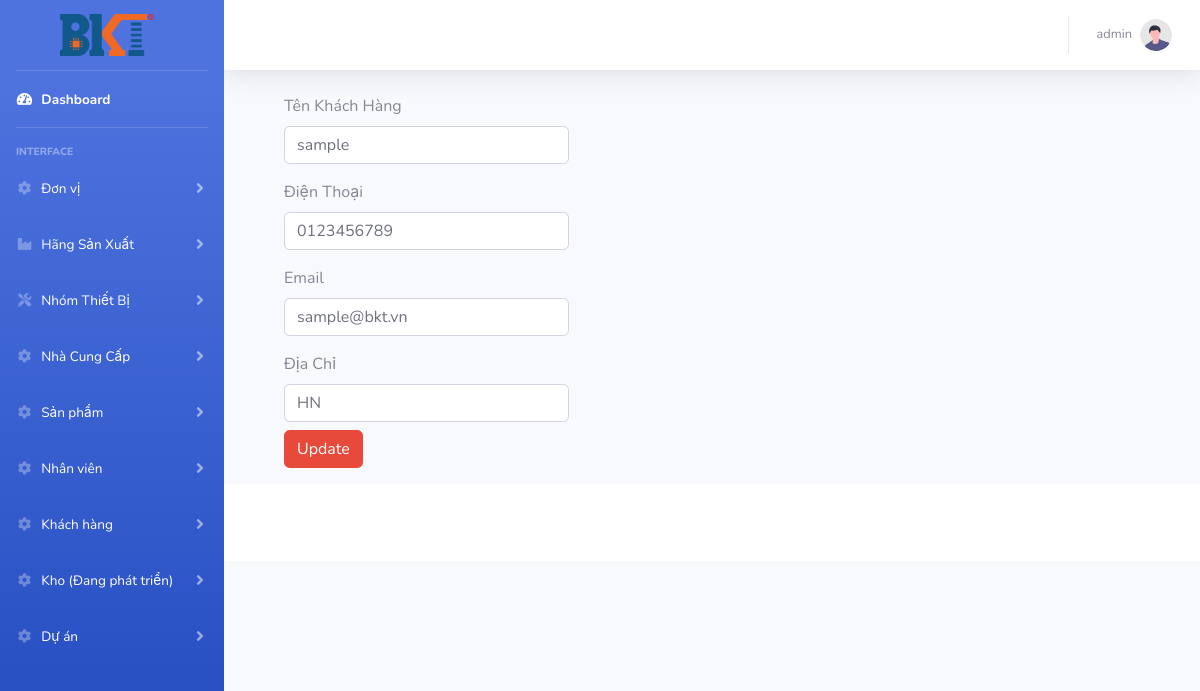
The app's page /index.php?controller=khachhangs&action=edit&id=5 (signed in) with its own data.
### tables this page shows
CREATE TABLE `khachhang` (
  `Id` int(11) NOT NULL,
  `TenKH` varchar(100) DEFAULT NULL,
  `DienThoai` varchar(20) DEFAULT NULL,
  `Email` varchar(50) DEFAULT NULL,
  `DiaChi` varchar(100) DEFAULT NULL
);

### controllers/khachhangs_controller.php (called while the page is built, shortened)
<?php
require_once ('models/khachhang.php');
class KhachHangsController extends BaseController
{
    public function edit()
    {
            $khachs = KhachHang::find($_GET['id']);
            $data = array('khachhangs' => $khachs);
            $this->render('edit', $data);
    }
}

### routes.php (called while the page is built, shortened)
<?php
$controller = new $klass;
$controller->$action();

### index.php (called while the page is built, shortened)
<?php
require_once('routes.php');

### models/khachhang.php (called while the page is built, shortened)
<?php
class KhachHang{
    function __construct($Id,$TenKH,$DienThoai,$Email,$DiaChi)
    {
        $this->TenKH=$TenKH;
        $this->DienThoai=$DienThoai;
        $this->Email=$Email;
        $this->DiaChi=$DiaChi;
    }
    static function find($id)
    {
            $db = DB::getInstance();
            $req = $db->prepare('SELECT * FROM KhachHang WHERE Id = :id');
            $req->execute(array('id' => $id));
            $item = $req->fetch();
            if (isset($item['Id'])) {
                return new KhachHang($item['Id'],$item['TenKH'],$item['DienThoai'],$item['Email'],$item['DiaChi']);
            }
            return null;
    }
}

### views/khachhangs/edit.php (the view, shortened to what this page needs)
<form method="post" name="edit-kh">
<div class="form-group ml-5">
    <div class="col-md-4 mb-3">
        <label for="validationDefault01">Tên Khách Hàng</label>
        <input type="text" class="form-control" id="validationDefault01" value="<?= $khachhangs->TenKH ?> " name="tenkh" placeholder="Tên" required>
    </div>
    <div class="col-md-4 mb-3">
        <label for="validationDefault02">Điện Thoại</label>
        <input type="phone" class="form-control" id="validationDefault02" value="<?= $khachhangs->DienThoai ?> " name="sdt" placeholder="Số điện thoại" required>
    </div>
    <div class="col-md-4 mb-3">
        <label for="validationDefault02">Email</label>
        <input type="email" class="form-control" id="validationDefault02" value="<?= $khachhangs->Email ?> " name="email" placeholder="Nhập Email" required>
    </div>
    <div class="col-md-4 mb-3">
        <label for="validationDefault02">Địa Chỉ</label>
        <input type="text" class="form-control" id="validationDefault02" value="<?= $khachhangs->DiaChi ?> " name="diachi" placeholder="Nhập Địa Chỉ.." required>
        <button type="submit" name="edit-kh" class=" mt-2 btn-danger btn">Update</button>
    </div>
</div>
</form>

### records on screen
khachhang: tenkh "sample", sdt "0123456789", email "sample@bkt.vn", diachi "HN"

### other values on screen
$_SESSION['username'] "admin"
